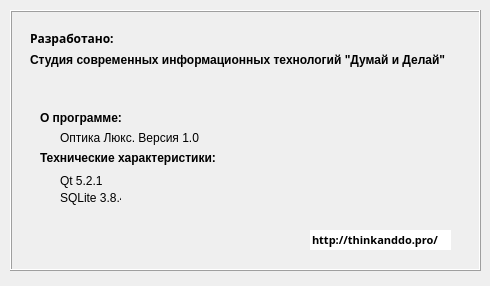
<?xml version="1.0" encoding="UTF-8"?>
<ui version="4.0">
 <class>developers</class>
 <widget class="QDialog" name="developers">
  <property name="enabled">
   <bool>true</bool>
  </property>
  <property name="geometry">
   <rect>
    <x>0</x>
    <y>0</y>
    <width>490</width>
    <height>286</height>
   </rect>
  </property>
  <property name="windowTitle">
   <string>Разработчики</string>
  </property>
  <property name="sizeGripEnabled">
   <bool>false</bool>
  </property>
  <widget class="QFrame" name="frame">
   <property name="enabled">
    <bool>true</bool>
   </property>
   <property name="geometry">
    <rect>
     <x>10</x>
     <y>10</y>
     <width>471</width>
     <height>261</height>
    </rect>
   </property>
   <property name="frameShape">
    <enum>QFrame::Box</enum>
   </property>
   <property name="frameShadow">
    <enum>QFrame::Raised</enum>
   </property>
   <widget class="QLabel" name="label">
    <property name="geometry">
     <rect>
      <x>20</x>
      <y>40</y>
      <width>441</width>
      <height>20</height>
     </rect>
    </property>
    <property name="font">
     <font>
      <family>Meiryo UI</family>
      <weight>75</weight>
      <bold>true</bold>
     </font>
    </property>
    <property name="lineWidth">
     <number>1</number>
    </property>
    <property name="text">
     <string>Cтудия современных информационных технологий &quot;Думай и Делай&quot;</string>
    </property>
    <property name="textFormat">
     <enum>Qt::PlainText</enum>
    </property>
    <property name="scaledContents">
     <bool>false</bool>
    </property>
    <property name="wordWrap">
     <bool>true</bool>
    </property>
    <property name="margin">
     <number>0</number>
    </property>
   </widget>
   <widget class="QLabel" name="label_3">
    <property name="geometry">
     <rect>
      <x>20</x>
      <y>20</y>
      <width>91</width>
      <height>16</height>
     </rect>
    </property>
    <property name="font">
     <font>
      <family>Meiryo</family>
      <weight>75</weight>
      <bold>true</bold>
     </font>
    </property>
    <property name="text">
     <string>Разработано:</string>
    </property>
   </widget>
   <widget class="QLabel" name="label_4">
    <property name="geometry">
     <rect>
      <x>300</x>
      <y>90</y>
      <width>141</width>
      <height>121</height>
     </rect>
    </property>
    <property name="text">
     <string/>
    </property>
    <property name="pixmap">
     <pixmap resource="resource.qrc">:/icon/qr-code.gif</pixmap>
    </property>
   </widget>
   <widget class="QLineEdit" name="lineEdit">
    <property name="geometry">
     <rect>
      <x>300</x>
      <y>220</y>
      <width>141</width>
      <height>20</height>
     </rect>
    </property>
    <property name="font">
     <font>
      <family>Meiryo</family>
      <pointsize>8</pointsize>
      <weight>75</weight>
      <bold>true</bold>
     </font>
    </property>
    <property name="text">
     <string>http://thinkanddo.pro/</string>
    </property>
    <property name="frame">
     <bool>false</bool>
    </property>
    <property name="readOnly">
     <bool>true</bool>
    </property>
   </widget>
   <widget class="QLabel" name="label_2">
    <property name="geometry">
     <rect>
      <x>30</x>
      <y>100</y>
      <width>81</width>
      <height>16</height>
     </rect>
    </property>
    <property name="font">
     <font>
      <weight>75</weight>
      <bold>true</bold>
     </font>
    </property>
    <property name="text">
     <string>О программе:</string>
    </property>
   </widget>
   <widget class="QLabel" name="label_5">
    <property name="geometry">
     <rect>
      <x>50</x>
      <y>120</y>
      <width>171</width>
      <height>16</height>
     </rect>
    </property>
    <property name="text">
     <string>Оптика Люкс. Версия 1.0</string>
    </property>
   </widget>
   <widget class="QLabel" name="label_6">
    <property name="geometry">
     <rect>
      <x>50</x>
      <y>160</y>
      <width>61</width>
      <height>21</height>
     </rect>
    </property>
    <property name="text">
     <string>Qt 5.2.1 </string>
    </property>
   </widget>
   <widget class="QLabel" name="label_7">
    <property name="geometry">
     <rect>
      <x>30</x>
      <y>140</y>
      <width>181</width>
      <height>16</height>
     </rect>
    </property>
    <property name="font">
     <font>
      <weight>75</weight>
      <bold>true</bold>
     </font>
    </property>
    <property name="text">
     <string>Технические характеристики:</string>
    </property>
   </widget>
   <widget class="QLabel" name="label_8">
    <property name="geometry">
     <rect>
      <x>50</x>
      <y>180</y>
      <width>61</width>
      <height>16</height>
     </rect>
    </property>
    <property name="text">
     <string>SQLite 3.8.4.1</string>
    </property>
   </widget>
  </widget>
 </widget>
 <resources>
  <include location="resource.qrc"/>
 </resources>
 <connections/>
</ui>
